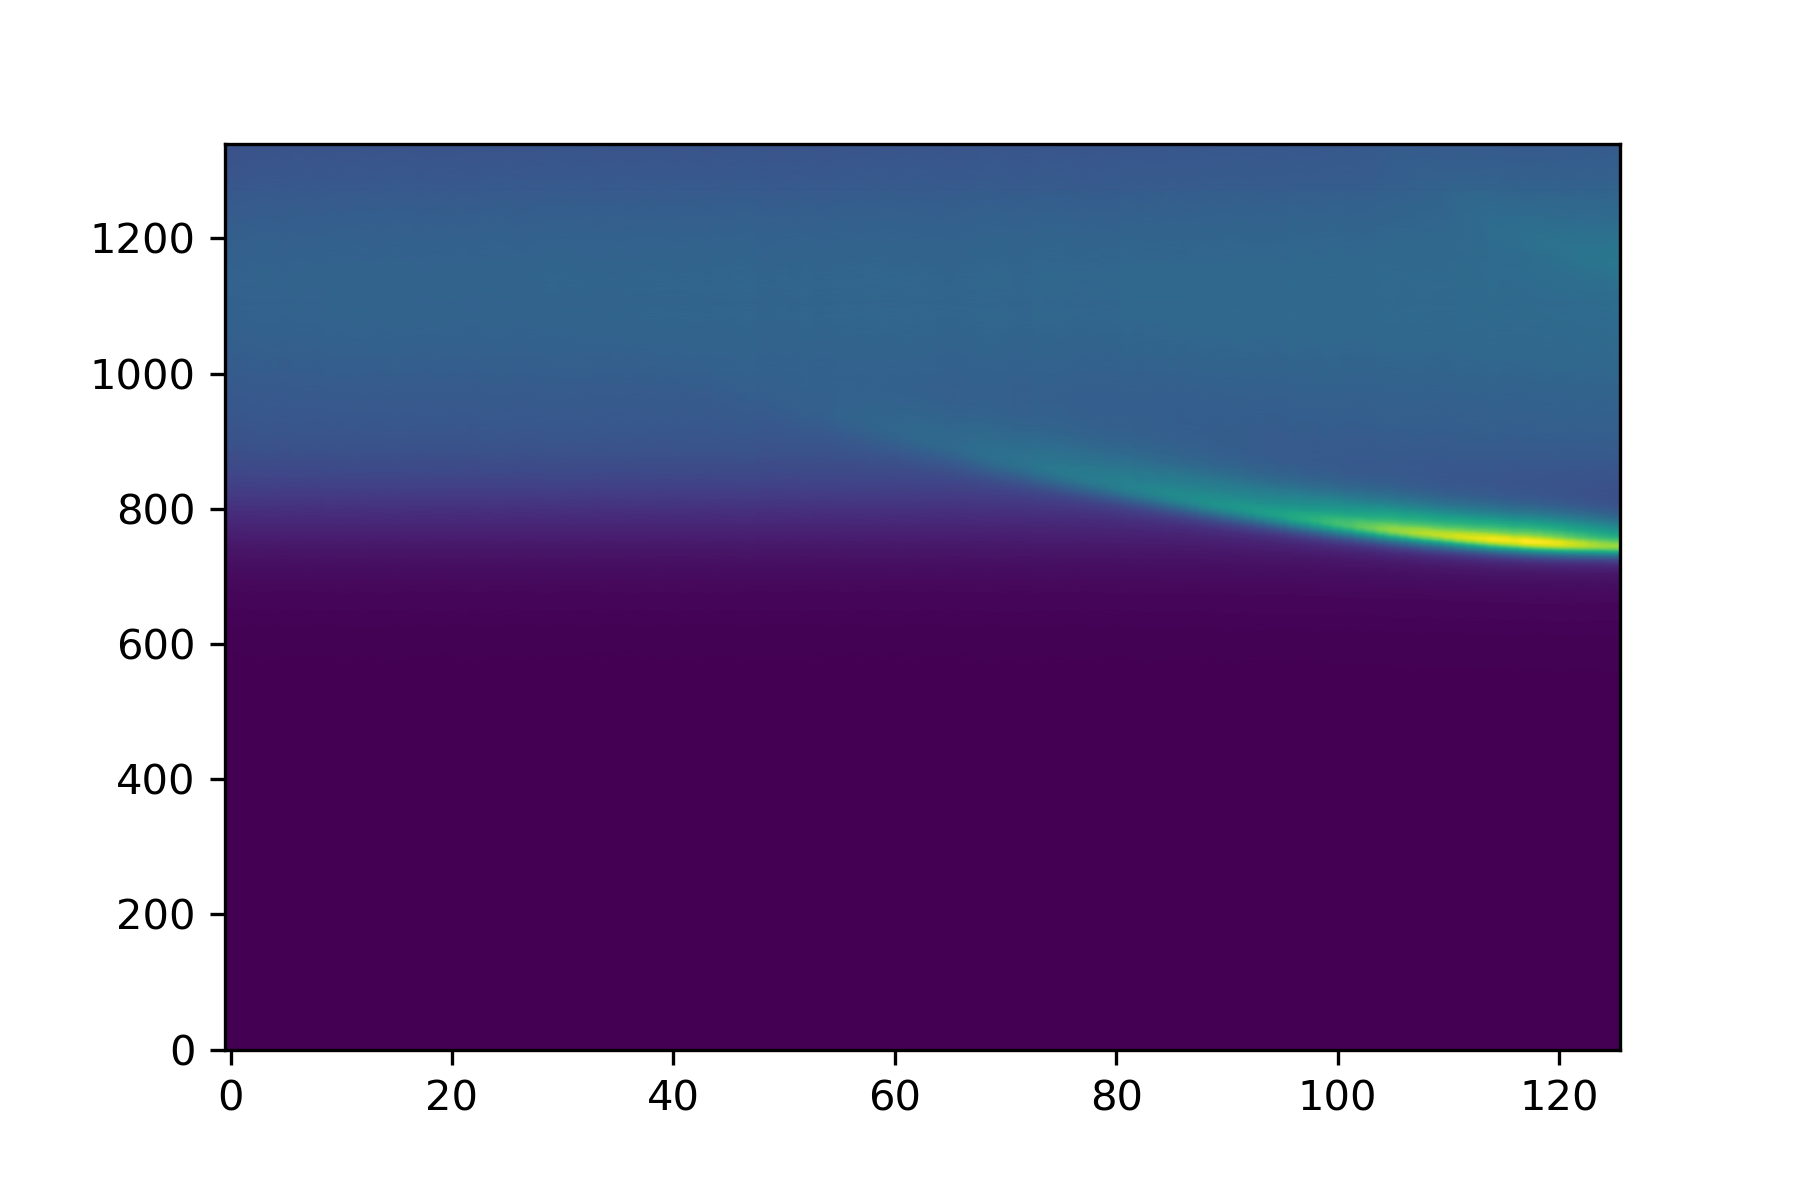

The script that saved this image:
import numpy as np
import pandas as pd
import matplotlib.pyplot as plt



voltages=np.arange(-1.5,1.02,0.02)

matrix = pd.read_csv('matrix_indexed.txt', sep=" ")



plt.imshow(matrix,aspect='auto',origin='lower')
plt.savefig('matrix.png',dpi=300)
plt.show()